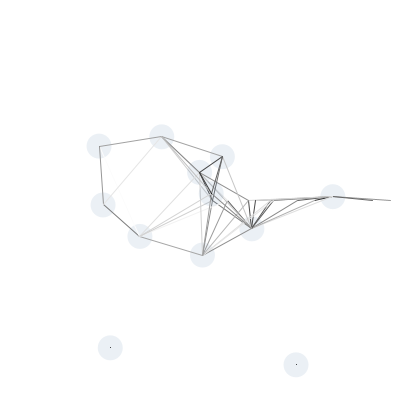
Frame 1 (no input)
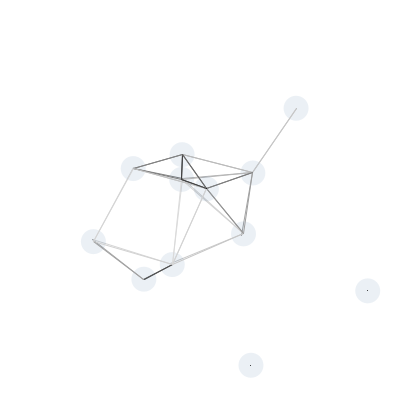
Frame 60 (the mouse pressed at the canvas centre just before this capture)
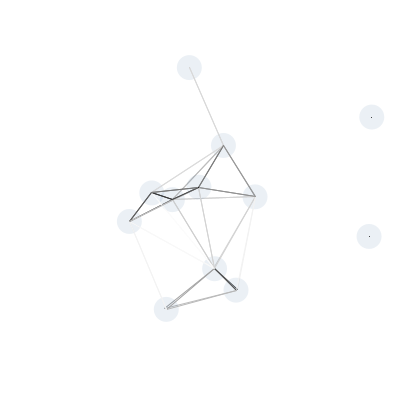
Frame 120 (the mouse held since frame 60 and released just before this capture)

The Processing sketch that drew these frames (run headless with seeded random() and noise(); from frame 60 on, the mouse is pressed at the canvas centre):

// Processing sketch: processing_31094
// ── processing_31094.pde

Punts[] punt;

int amount = 12;
float r = 0;

void setup() {
size(400,400);
smooth();
background(255);
punt = new Punts[amount];
for (int i=0;i<amount;i++){
  r = random(10,width/2);
 punt[i] = new Punts(cos(2*PI*(i/amount))*r, sin(2*PI*(i/amount))*r, i,r,i); 
}
}

void draw() {
  background(255);
   translate(width/2,height/2); 
  for (int i = 0; i < amount; i++){ 
   punt[i].change(); 
   punt[i].display();
  punt[i].distance(); 
  }  
}

class Punts{
 float x,y;
 float c;
 float d;
 int id;
 float dis;
  
 Punts(float tempX, float tempY, float tempC, float tempD, int tempID) {
  x = tempX;
 y = tempY;
c = tempC; 
d = tempD;
id = tempID;
 }
 
 void change() {
  c = c + random(-0.1,0.05); 
 }
 
 void display() {
  noStroke();
 fill(0,68,128,20);
 x = cos(2*PI*(c/amount))*d;
 y = sin(2*PI*(c/amount))*d;
ellipse(x,y,25,25); 
//positions[id][1] = cos(2*PI*(c/amount))*d;
//positions[id][2] = sin(2*PI*(c/amount))*d;
 }
  
  void distance() {
   for (int i=0; i<amount;i++) {
   dis = dist(x,y,punt[i].x,punt[i].y);
   if (dis < 100) {
   dis = map(dis,0,100,0,255);
   stroke(dis);
   line(x,y,punt[i].x,punt[i].y);}
    } 
  }
  }
  
  void mouseClicked() {
   setup(); 
  }
